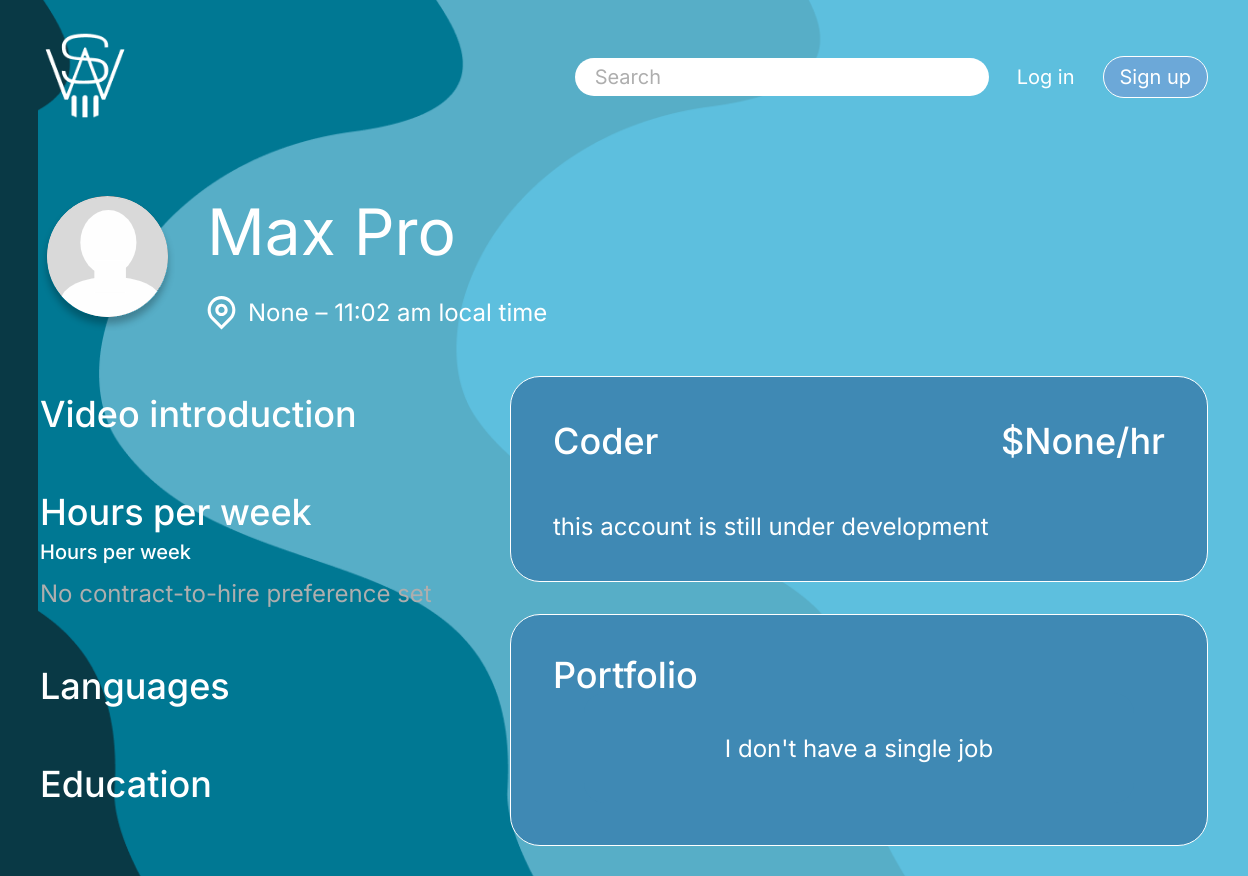
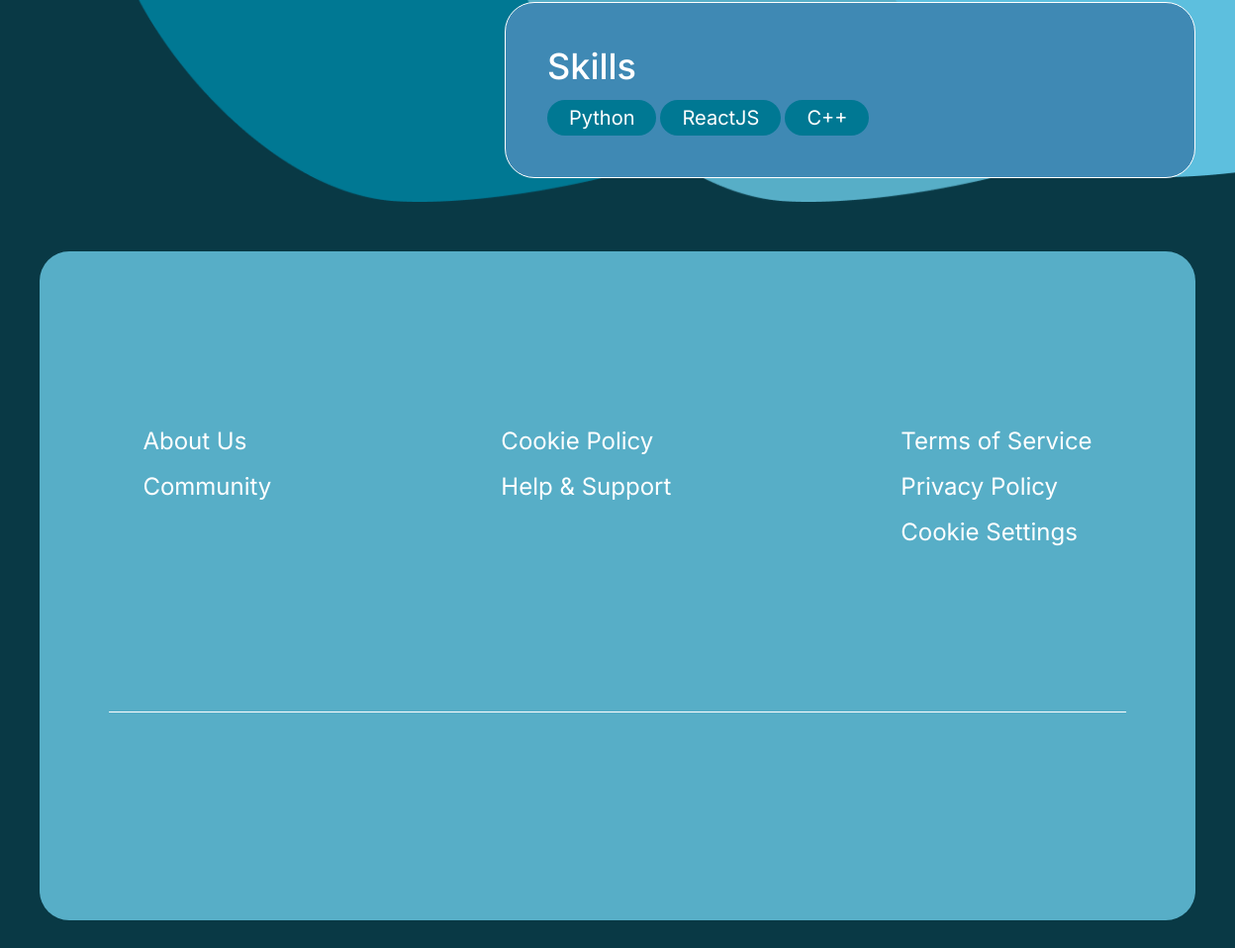
Page /view/profile/maxpro on the committed database (2 pictures, top to bottom).
### main/models.py (models this page shows, shortened)
class MyUser(AbstractUser):
    ROLE_CHOICES = (
        ('student', 'Student'),
        ('client', 'Client'),
    )
    email = models.EmailField(
        unique=True
    )
    phone_number = models.CharField(
        unique=True,
        blank=True,
        null=True,
        max_length=20
    )
    first_name = models.CharField(
        blank=True,
        null=True,
        max_length=100
    )
    last_name = models.CharField(
        blank=True,
        null=True,
        max_length=100
    )
    role = models.CharField(
        blank=True,
        null=True,
        max_length=20,
        choices=ROLE_CHOICES,
        verbose_name='Роль'
    )
    email_verified = models.BooleanField(
        default=False,
        verbose_name='Email verified'
    )
    username = models.CharField(
        max_length=150,
        unique=True,
        null=True,
        blank=True,
        )
    address = models.CharField(
        null=True,
        blank=True,
        max_length=100,
        verbose_name='Address'
    )
    time_zone = TimeZoneField(
        null=True,
        blank=True,
        default="Asia/Dubai",
        verbose_name='Time zone'
    )
    verification_token = models.CharField(
        max_length=100,
        null=True,
        blank=True
    )
    balance = models.DecimalField(
        max_digits=10,
        decimal_places=2,
        default=0,
        verbose_name='Balance'
    )
    about = models.TextField(
        null=True,
        blank=True,
        default='this account is still under development',
        max_length=1000,
        verbose_name='About'
    )
    image = models.ImageField(
        null=True,
        blank=True,
        upload_to='profile_images/',
        verbose_name='Image',
    )
    qualification = models.ForeignKey(
        SetQualificationStudentModel,
        blank=True,
        null=True,
        on_delete=models.CASCADE,
        verbose_name='Qualification'
    )
    price_hour = models.DecimalField(
        max_digits=6,
        decimal_places=2,
        null=True,
        blank=True,
        verbose_name='Price/hour'
    )
    hours_per_week = models.IntegerField(
        blank=True,
        null=True,
        verbose_name='Hours per week'
    )
    skils= models.ManyToManyField(
        SetStudentSkilsModel,
        verbose_name='Skils'
    )
    video_introduction = models.FileField(
        upload_to='video_introductions/',
        null=True,
        blank=True,
        verbose_name='Video introduction'
        )
    user_id_key = models.CharField(
        unique=True,
        max_length=12,
        verbose_name='ID key'
    )

### student/models.py (models this page shows, shortened)
class SetQualificationStudentModel(models.Model):
    name = models.CharField(
        max_length=50,
        verbose_name='Qualification'
    )
    class Meta:
        verbose_name = 'Qualification'
        verbose_name_plural = 'Qualifications'

class SetStudentSkilsModel(models.Model):
    name = models.CharField(
        max_length=50,
        verbose_name='Skill'
    )
    class Meta:
        verbose_name = 'Skil'
        verbose_name_plural = 'Skills'

### student/views.py (the view)
# urls.py: path('view/profile/<str:username>', views.public_view, name='student_public_view'),
def public_view(request, username):
    student = MyUser.objects.get(username=username)
    portfolio = PortfolioStudentModel.objects.filter(user=student.id)
    educations = EducationStudentModel.objects.filter(user=student)
    languages = LanguageStudentModel.objects.filter(user=student)
    print(portfolio)
    context = {
        'student':student,
        'portfolio':portfolio,
        'current_time_user_tz':current_time_user_tz(str(student.time_zone)),
        'educations':educations,
        'languages':languages,
        }
    return render(request, 'student/public_view.html', context)

### ad_app/templatetags/ad_tags.py (called while the page is built)
@register.inclusion_tag('ad/bottom.html')
def display_ad_bottom(placement):
    ads = AdModel.objects.filter(placement=placement)
    return {'ads': ads}

@register.inclusion_tag('ad/header.html')
def display_header_ad(placement):
    ads = AdModel.objects.filter(placement=placement)
    return {'ads': ads}

@register.inclusion_tag('ad/sticky_right.html')
def display_sticky_ad(placement):
    ads = AdModel.objects.filter(placement=placement)
    return {'ads': ads}

@register.inclusion_tag('ad/popup.html')
def display_popup_ad(placement):
    ads = AdModel.objects.filter(placement='popup')
    return {'ads': ads}

### utils/time_utils.py (called while the page is built)
def current_time_user_tz(user_time_zone):
    current_time_utc = timezone.now()
    user_tz = pytz.timezone(user_time_zone)
    current_time_user_tz = current_time_utc.astimezone(user_tz)
    formatted_event_time = current_time_user_tz.strftime('%I:%M %p').lower()
    return formatted_event_time

### student/templates/student/public_view.html (shortened to what this page needs)
{% extends 'base.html' %}
{% load static %}
{% block header %}
    {% include 'home/header.html' %}
{% endblock %}
{% block styles %}
<link rel="stylesheet" href="{% static 'css/public_view.css' %}">
{% endblock %}
{% block content %}
<section class="portfolio">
    <div class="container">
        <div class="portfolio__inner">
            <div class="portfolio-top">
                <div class="start">
                    <div class="portfolio-user">
                        <div class="start">
                            {% if student.image %}
                                <img src="{{ student.image.url }}" style="border-radius: 50%;" class="user" alt="">
                            {% else %}
                                <img src="{% static 'img/user-profile.svg' %}" class="user" alt="">
                            {% endif %}
                        </div>
                        <div class="end">
                            <h2 class="portfolio-user-name">{{ student.first_name }} {{ student.last_name }}</h2>
                            <h2 class="portfolio-user-location">
                                <img src="{% static 'img/location.svg' %}" alt="">
                                <span>{{ student.address }} – {{current_time_user_tz}} local time</span>
                            </h2>
                        </div>
                    </div>
                </div>
            </div>
            <div class="portfolio-content">
                <div class="portfolio-content-left">
                    <ul class="portfolio-content__list">
                        <li class="portfolio-content__list-title">
                            <a href="#!">Video introduction</a>
                        </li>
                    </ul>
                    <ul class="portfolio-content__list">
                        <li class="portfolio-content__list-title">
                            <a href="#!">Hours per week</a>
                        </li>
                        <li class="portfolio-content__list-subtitle">
                            <span>Hours per week</span>
                        </li>
                        <li class="portfolio-content__list-muted">
                            {% if student.hours_per_week %}
                                <span>{{ student.hours_per_week }}  Hours</span>
                            {% else %}
                                <span>No contract-to-hire preference set</span>
                            {% endif %}
                        </li>
                    </ul>
                    <ul class="portfolio-content__list">
                        <li class="portfolio-content__list-title">
                            <a href="#!">Languages</a>
                        </li>
                    </ul>
                    <ul class="portfolio-content__list">
                        <li class="portfolio-content__list-title">
                            <a href="#!">Education</a>
                        </li>
                    </ul>
                </div>
                <div class="portfolio-content-right">
                    <div class="content-info">
                        <div class="top">
                            <button class="btn-reset btn-design">
                                <h2>{{ student.qualification.name }}</h2>
                            </button>
                            <span class="btn-price">
                                <h2>${{ student.price_hour}}/hr </h2>
                            </span>
                        </div>
                        <div class="info">
                            <h2 class="dev-info">
                                {{ student.about }}
                            </h2>
                        </div>
                    </div>
                    <div class="content-info">
                        <div class="top">
                            <h2 style="font-family: var(--font-family);font-weight: 500;font-size: 36px;color: #fff;">Portfolio</h2>
                        </div>
                        <div class="calendar__inner image-upload-user">
                            <div class="start">
                                <div class="image-upload-user">
                                    {% if portfolio %}
                                        <div class="block-works">
                                            {% for work in portfolio %}
                                            <div class="block-work" style="background-image: url('{{ work.photo.url }}');"></div>
                                            {% endfor %}
                                        </div>
                                    {% else %}
                                    <p class="image-upload-subtitle">I don't have a single job</p>
                                    {% endif %}
                                </div>
                            </div>
                        </div>
                    </div>
                    <div class="content-info">
                        <div class="top">
                            <button class="btn-reset btn-design">
                                <h2>Skills</h2>
                            </button>
                        </div>
                        <ul class="user-skills__list">
                            {% for skill in student.skils.all %}
                            <li class="user-skills__list-item">{{ skill.name }}</li>
                            {% endfor %}
                        </ul>
                    </div>
                </div>
            </div>
        </div>
    </div>
</section>
{% endblock %}

### rows in the picture
MyUser: first_name "Max", last_name "Pro", address "None", qualification.name "Coder", price_hour "None", about "this account is still under development"
SetStudentSkilsModel: name "Python"
SetStudentSkilsModel: name "ReactJS"
SetStudentSkilsModel: name "C++"

### other values in the picture
{{ current_time_user_tz }} "11:02 am"
